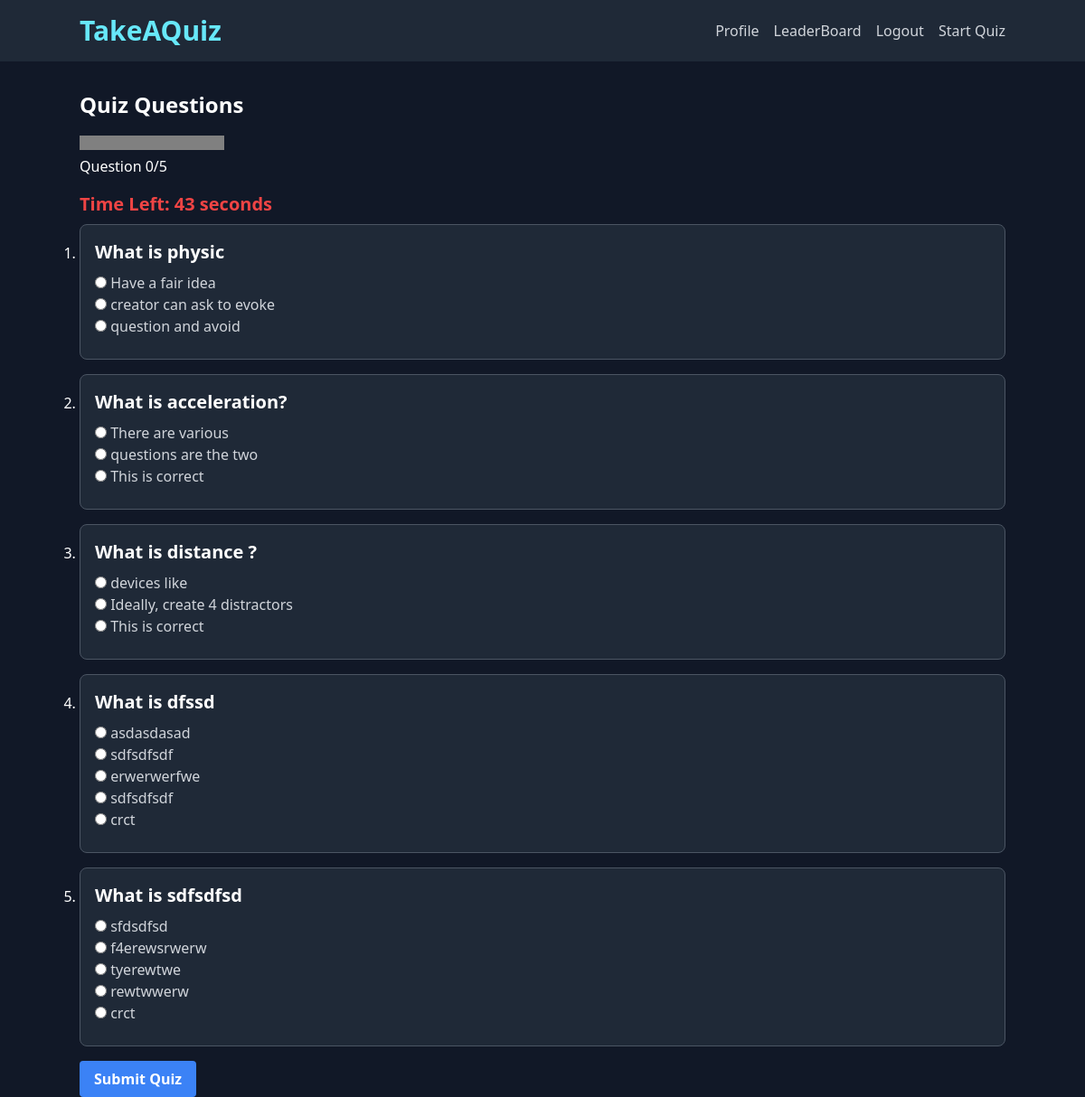
The page /quiz/takequiz/1/1 (signed in) on the database its author committed.
### quizz/models.py (models this page shows, shortened)
class Question(models.Model):
    quiz = models.ForeignKey(Quiz, on_delete=models.CASCADE)
    text = models.CharField(max_length=255, default="")
    point_value = models.PositiveIntegerField(default=0)
    time_limit_seconds = models.PositiveIntegerField(default=0)

class Option(models.Model):
    question = models.ForeignKey(Question, on_delete=models.CASCADE)
    text = models.TextField()
    is_correct = models.BooleanField(default=False)

### quizz/views.py (the view)
# urls.py: path('takequiz/<int:category_id>/<int:quiz_id>', views.startquiz, name='startquiz'),
@login_required(login_url='login')
def startquiz(request, category_id, quiz_id):
    selected_quiz = get_object_or_404(Quiz, id=quiz_id)
    questions = Question.objects.filter(quiz__id=quiz_id)
    user = request.user
    quiz_time=0
    if selected_quiz.has_time_limit==True:
        quiz_time=selected_quiz.time_limit_seconds
    return render(request, 'quizz/startquiz.html', {'questions': questions, 'user': user,'quiz_time':quiz_time, 'quiz':selected_quiz})

### quizz/templates/quizz/startquiz.html (shortened to what this page needs)
{% extends 'base.html' %}
{% block content %}
<h1 class="text-2xl font-semibold mb-4">Quiz Questions</h1>
{% if questions %}
    <div class="mb-4">
        <progress id="quiz-progress" max="{{ questions|length }}" value="0"></progress>
        <p id="progress-label">Question 0/{{ questions|length }}</p>
    </div>
    <div id="quiz-timer" class="text-xl font-semibold mb-2 text-red-500">Time Left: {{ quiz_time }} seconds</div>
    <form id="quiz-form" method="post" action="{% url 'quizsubmit' %}">
        <ol class="list-decimal space-y-4">
            {% for question in questions %}
                <li>
                    <div class="bg-gray-800 p-4 border border-gray-600 rounded-lg">
                        <h2 class="text-xl font-semibold text-white">{{ question.text }}</h2>
                        <ul class="mt-2">
                            {% if question.option_set.all %}
                            {% for option in question.option_set.all %}
                                <li>
                                    <label class="block cursor-pointer text-gray-300">
                                        <input type="radio" name="question_{{ question.id }}" value="{{ option.id }}" onclick="checkAnswer({{ question.id }},{{question.point_value}}, {{ option.is_correct|yesno:"true,false" }}); disableOptions({{ question.id }});">
                                        {{ option.text }}
                                    </label>
                                </li>
                            {% endfor %}
                            {% else %}
                            <p>There is no option added</p>
                            {% endif %}
                        </ul>
                    </div>
                </li>
            {% endfor %}
        </ol>
        <button onclick="onSubmitUpdate()" type="submit" class="mt-4 bg-blue-500 text-white font-semibold px-4 py-2 rounded hover:bg-blue-600 transition duration-300 ease-in-out">
            Submit Quiz
        </button>
    </form>
{% else %}
    <p class="text-gray-400">No questions available for this quiz.</p>
{% endif %}
{% endblock %}

### rows shown on the page
Question: text "What is physic"
Option: text "Have a fair idea"
Option: text "creator can ask to evoke"
Option: text "question and avoid"
Question: text "What is acceleration?"
Option: text "There are various"
Option: text "questions are the two"
Option: text "This is correct"
Question: text "What is distance ?"
Option: text "devices like"
Option: text "Ideally, create 4 distractors"
Option: text "This is correct"
Question: text "What is dfssd"
Option: text "asdasdasad"
Option: text "sdfsdfsdf"
Option: text "erwerwerfwe"
Option: text "sdfsdfsdf"
Option: text "crct"
Question: text "What is sdfsdfsd"
Option: text "sfdsdfsd"
Option: text "f4erewsrwerw"
Option: text "tyerewtwe"
Option: text "rewtwwerw"
Option: text "crct"

### other values the page prints
{{ questions|length }} "5"
